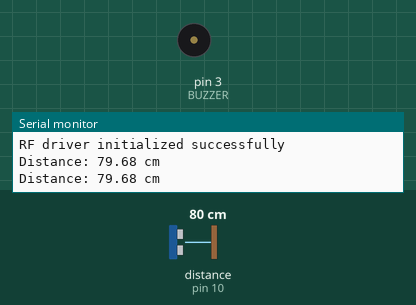
A sketch run on a simulated Arduino Nano, built with avr-gcc and run on an emulated ATmega328P. Parts: buzzer (waves = sounding, pin HIGH), the last lines printed to the serial monitor. Wiring (inferred from the names in the program): ultrasonic range finder: trigger pin 9; echo pin 10. The test bench sets the inputs (shaded band); at power-on: distance to the obstacle (sensor on pin 10) 80 cm. The echo pulse lasts 58.3 µs per cm; no radio packets arrive unless stated; pins used as bus, display or sensor lines are not drawn.

Above: at 1.8 s.
1.9 s: distance to the obstacle (sensor on pin 10) set to 12 cm
3.4 s: distance to the obstacle (sensor on pin 10) set to 9 cm
At 4.8 s:
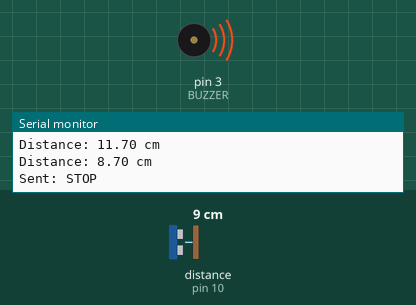
7.5 s: distance to the obstacle (sensor on pin 10) set to 18 cm
At 8.3 s:
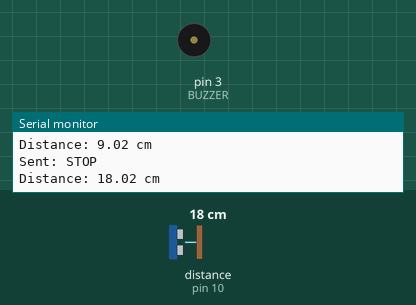
9.0 s: distance to the obstacle (sensor on pin 10) set to 2 cm
At 9.8 s:
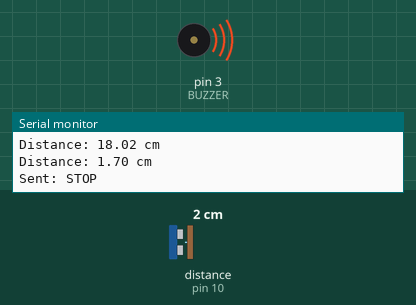
Timing chart, 0 to 14.1 s (numbered marks = the images above; inputs shaded):
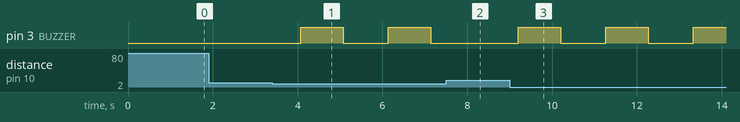

Measured:
- the behaviour switches between 11 and 10 cm on distance to the obstacle (sensor on pin 10) (found by bisection; images 0 and 1)
- after the input at 3.4 s, pin 3 (BUZZER): alternates HIGH for 1.0 s and LOW for 1.1 s, starting after 0.68 s
- after the input at 7.5 s, pin 3 (BUZZER): stays LOW (without the input it goes to HIGH after 0.70 s)
- after the input at 9.0 s, pin 3 (BUZZER): alternates HIGH for 1.0 s and LOW for 1.1 s, starting after 0.20 s

The sketch:

RF_Ultrasonic_TimmerIssue.ino
```cpp
#include <RH_ASK.h>
#include <SPI.h>

#define TRIG_PIN 9
#define ECHO_PIN 10
#define BUZZER 3

// Reconfigure RH_ASK to avoid pin conflicts
// RH_ASK(speed, rxPin, txPin, pttPin)
RH_ASK rf_driver(2000, 4, 5, 6); // RX=4, TX=5, PTT=6

void setup() {
  Serial.begin(9600);
  pinMode(TRIG_PIN, OUTPUT);
  pinMode(BUZZER, OUTPUT);
  pinMode(ECHO_PIN, INPUT);

  if (!rf_driver.init()) {
    Serial.println("RF driver init failed");
  } else {
    Serial.println("RF driver initialized successfully");
  }
}

void loop() {
  long duration;
  float distance_cm;

  // Trigger the sensor
  digitalWrite(TRIG_PIN, LOW);
  delayMicroseconds(2);
  digitalWrite(TRIG_PIN, HIGH);
  delayMicroseconds(10);
  digitalWrite(TRIG_PIN, LOW);

  // Read echo duration with timeout
  duration = pulseIn(ECHO_PIN, HIGH, 30000); // 30ms timeout

  if (duration == 0) {
    Serial.println("No echo received (timeout)");
    delay(1000);
    return;
  }

  distance_cm = duration * 0.0343 / 2.0;

  Serial.print("Distance: ");
  Serial.print(distance_cm);
  Serial.println(" cm");

  if (distance_cm < 10) {
    char message[] = "STOP";
    rf_driver.send((uint8_t *)message, strlen(message));
    rf_driver.waitPacketSent();
    Serial.print("Sent: ");
    Serial.println(message);
    digitalWrite(BUZZER,HIGH);
    delay(1000);
    digitalWrite(BUZZER,LOW);

  }

  delay(1000);
}
```
